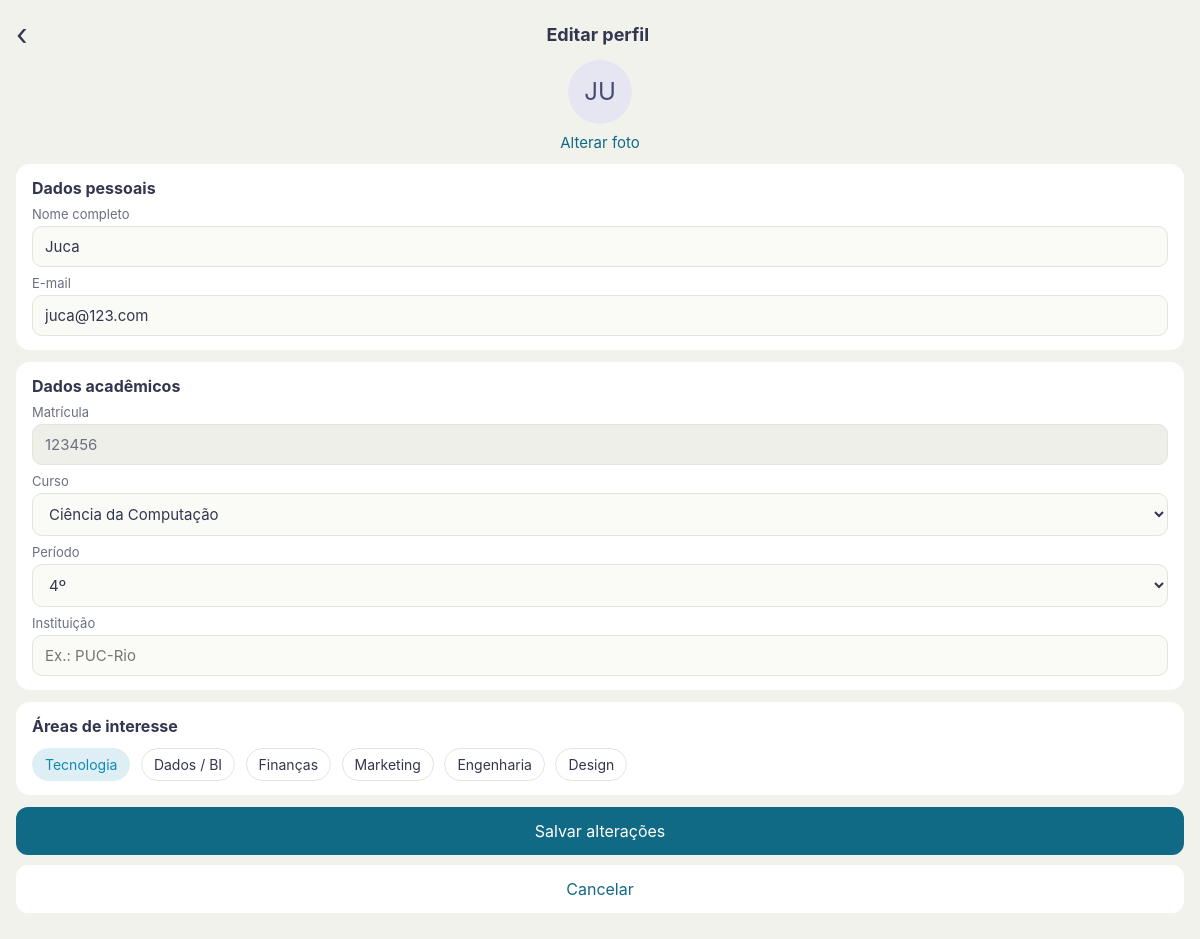
Page /editar-perfil/ (signed in) on the earlier database version.
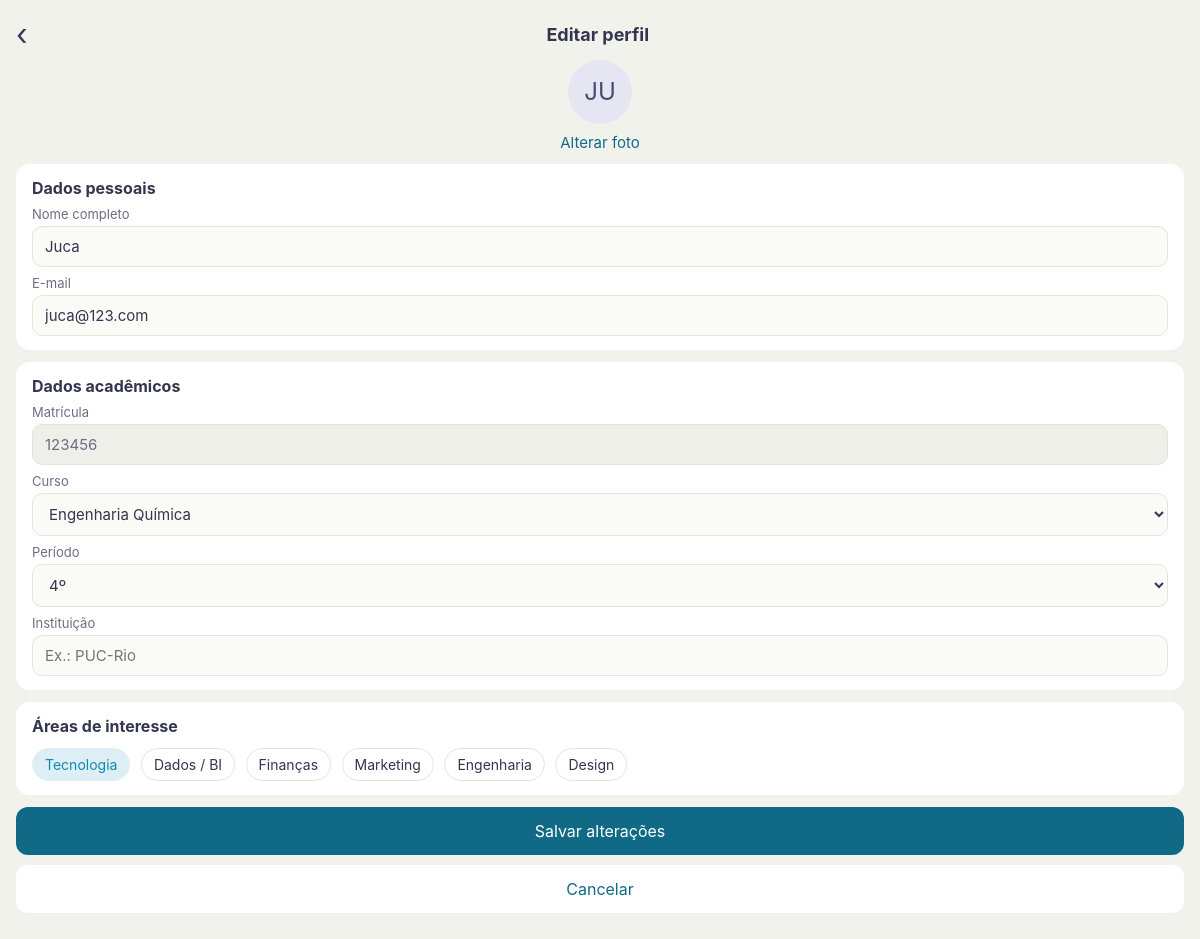
Same page on the later database version.
### connectoapp/models.py (models this page shows, shortened)
class PerfilUsuario(models.Model):
    usuario = models.OneToOneField(
        settings.AUTH_USER_MODEL,
        on_delete=models.CASCADE,
        related_name="perfil"
    )
    foto = models.ImageField(
        upload_to="fotos_perfil/",
        blank=True
    )
    curso = models.ForeignKey(
        "Curso",
        on_delete=models.SET_NULL,
        null=True,
        blank=True,
        related_name="perfis",
    )
    periodo = models.PositiveIntegerField(
        null=True,
        blank=True,
    )
    instituicao = models.CharField(
        max_length=150,
        blank=True,
        default="",
    )

class Curso(models.Model):
    nome = models.CharField(max_length=100)

### connectoapp/views.py (the view, shortened to what this page needs)
# urls.py: path("editar-perfil/", views.editar_perfil, name="editar_perfil"),
@login_required
def editar_perfil(request):
    usuario = request.user
    perfil_usuario, _ = PerfilUsuario.objects.get_or_create(
        usuario=usuario
    )
    cursos = Curso.objects.all().order_by("nome")
    nome = (
        usuario.get_full_name().strip()
        or usuario.username
    )
    return render(
        request,
        "editar_perfil.html",
        {
            "nome": nome,
            "email": usuario.email,
            "matricula": usuario.username,
            "perfil_usuario": perfil_usuario,
            "cursos": cursos,
        },
    )

### template/editar_perfil.html (shortened to what this page needs)
{% load static %}
{% load i18n %}
<!DOCTYPE html>
<html lang="pt-BR">
<head>
  <link rel="stylesheet" href="{% static 'editar_perfil.css' %}">
  {% include 'includes/tema_head.html' %}
</head>
<body>
  <div class="topo">
    <a href="{% url 'perfil' %}" class="voltar">‹</a>
    <h1>{% trans "Editar perfil" %}</h1>
  </div>
  <form method="post" action="{% url 'editar_perfil' %}">
    <div class="foto">
      <div class="avatar">
        {{ nome|default:matricula|slice:":2"|upper }}
      </div>
      <a href="{% url 'perfil' %}" class="alterar-foto">
        {% trans "Alterar foto" %}
      </a>
    </div>
    <div class="card">
      <h2>{% trans "Dados pessoais" %}</h2>
      <label for="nome">{% trans "Nome completo" %}</label>
      <input
        type="text"
        id="nome"
        name="nome"
        value="{{ nome }}"
        required
      >
      <label for="email">{% trans "E-mail" %}</label>
      <input
        type="email"
        id="email"
        name="email"
        value="{{ email }}"
        required
      >
    </div>
    <div class="card">
      <h2>{% trans "Dados acadêmicos" %}</h2>
      <label for="matricula">{% trans "Matrícula" %}</label>
      <input
        type="text"
        id="matricula"
        value="{{ matricula }}"
        disabled
      >
      <label for="curso">{% trans "Curso" %}</label>
      <select name="curso" id="curso">
        {% for curso_item in cursos %}
          <option
            value="{{ curso_item.id }}"
            {% if perfil_usuario.curso_id == curso_item.id %}selected{% endif %}
          >
            {{ curso_item.nome }}
          </option>
        {% empty %}
          <option value="" disabled>
            {% trans "Nenhum curso cadastrado" %}
          </option>
        {% endfor %}
      </select>
      <label for="periodo">{% trans "Período" %}</label>
      <select id="periodo" name="periodo">
        <option value="4" {% if perfil_usuario.periodo == 4 %}selected{% endif %}>4º</option>
      </select>
      <label for="instituicao">{% trans "Instituição" %}</label>
      <input
        type="text"
        id="instituicao"
        name="instituicao"
        maxlength="150"
        value="{{ perfil_usuario.instituicao|default:'' }}"
        placeholder="{% trans 'Ex.: PUC-Rio' %}"
      >
    </div>
    <div class="card">
      <h2>{% trans "Áreas de interesse" %}</h2>
      <div class="areas">
        <label for="a-tec">{% trans "Tecnologia" %}</label>
        <label for="a-dados">{% trans "Dados / BI" %}</label>
        <label for="a-fin">{% trans "Finanças" %}</label>
        <label for="a-mkt">{% trans "Marketing" %}</label>
        <label for="a-eng">{% trans "Engenharia" %}</label>
        <label for="a-design">{% trans "Design" %}</label>
      </div>
    </div>
    <button type="submit" class="botao botao-salvar">
      {% trans "Salvar alterações" %}
    </button>
    <a href="{% url 'perfil' %}" class="botao botao-cancelar">
      {% trans "Cancelar" %}
    </a>
  </form>
</body>
</html>

Differences in the rows shown:
changed PerfilUsuario: curso "Ciência da Computação" → "Engenharia Química"
